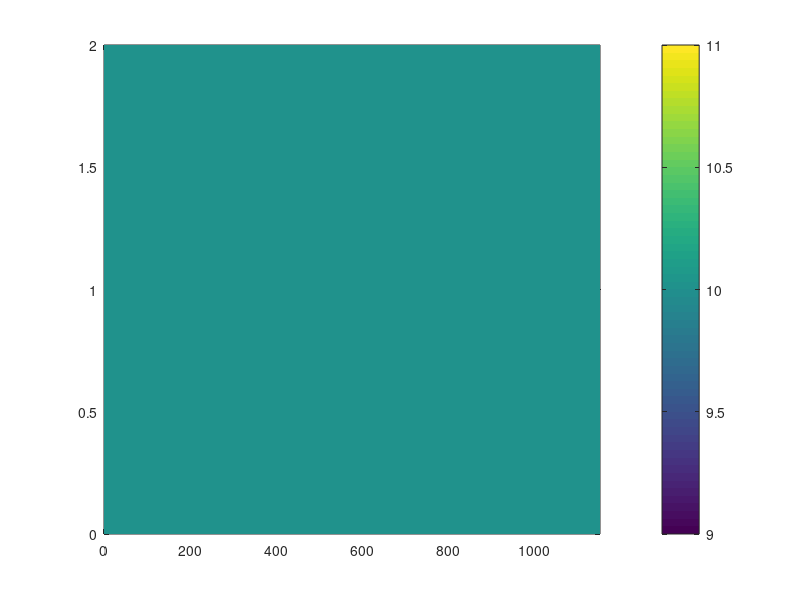

Reproduce this figure in MATLAB. (Note: this script raises an error after producing the figure.)
clear all

m=1152;
n=3;
dx=1.0;
x=[0:m-1]*dx;
y=(0:n-1)*dx;
dep=zeros([n,m]);
dep(:,:)=10.0;

dep_shallow=10.0;
dep_deep=10.0;

for j=1:n
    for i=1:m
     dep(j,i)=dep_deep-(dep_deep-dep_shallow)*(j-1.)/(n-1.0);
    end
end

pcolor(x,y,dep),shading flat
colorbar
save -ASCII depth.txt dep